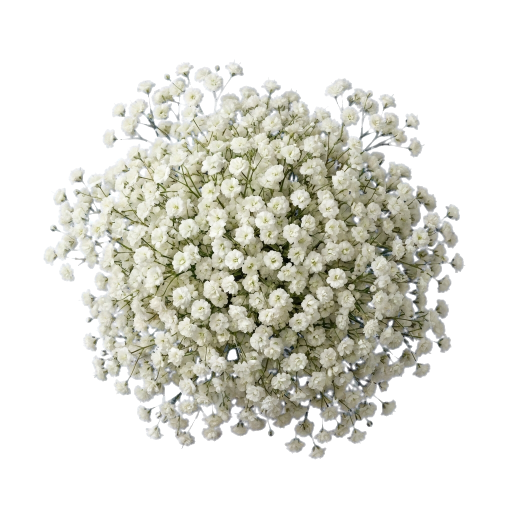
#> input picture builder/artwork/working-png/filler_babys_breath_compact.png, 1024 x 1024 px (shown at 1/2 size)
$ python -i add-v5-art.py   (imports and definitions only)
#> lines starting #> are read from the running program, lines starting #| are printed output that depends on the picture
#!/usr/bin/env python3
"""Prepare the seven September 7 source photographs; existing v4 Classic assets stay untouched."""
from pathlib import Path
from PIL import Image, ImageDraw, ImageOps
import numpy as np, cv2, json, shutil, hashlib
# [1 line not run here, left out]
r=Path(__file__).resolve().parents[1]
src=r.parent/'new-art'
mapping={'8_59PM':'classic_ranunculus_cream','9_00PM':'classic_hydrangea_white','9_01PM':'head_hydrangea_white','9_02PM':'filler_babys_breath_compact','9_03PM':'filler_babys_breath_medium','9_04PM':'wrap_dome_black_top','9_06PM':'wrap_heart_black_top'}
# [1 line that did not run here, left out]
def bounds(im):return im.getchannel('A').point(lambda v:255 if v>24 else 0).getbbox()
def trim(im,pad=8):
 b=bounds(im);a=im.crop(b);out=Image.new('RGBA',(a.width+pad*2,a.height+pad*2));out.paste(a,(pad,pad));return out

def matte(im):
 a=np.array(im.convert('RGB')).astype(np.float32);ex=a[:,:,2]-np.maximum(a[:,:,0],a[:,:,1]);alpha=np.clip(1-(ex-7)/205,0,1)
 alpha[(ex>140)&(a[:,:,0]<95)&(a[:,:,1]<120)]=0
 n,lab,stats,_=cv2.connectedComponentsWithStats((alpha>.32).astype('uint8'),8)
 good=[i for i in range(1,n) if stats[i,4]>=7]
 keep=cv2.dilate(np.isin(lab,good).astype('uint8'),np.ones((3,3),'uint8'));alpha*=keep
 solid=(alpha>.98)&(ex<6)
 if solid.any():
  _,near=cv2.distanceTransformWithLabels((~solid).astype('uint8'),cv2.DIST_L2,5,labelType=cv2.DIST_LABEL_PIXEL)
  pal=a[solid];edge=(alpha>0)&((alpha<.98)|(ex>6));a[edge]=pal[np.clip(near[edge]-1,0,len(pal)-1)]
 a[:,:,2]=np.minimum(a[:,:,2],np.maximum(a[:,:,0],a[:,:,1])+3)
 a[alpha==0]=0
 return Image.fromarray(np.dstack((np.uint8(np.clip(a,0,255)),np.uint8(alpha*255))))
def save(im,rel):
 p=r/rel;p.parent.mkdir(parents=True,exist_ok=True)
 if p.suffix=='.webp':im.save(p,'WEBP',lossless=True,method=3)
 else:im.save(p)
# [20 lines not run here, left out]
# [1 line that did not run here, left out]
# [9 lines not run here, left out]
can=Image.new('RGB',(1400,1000),'#dedbd3');draw=ImageDraw.Draw(can)
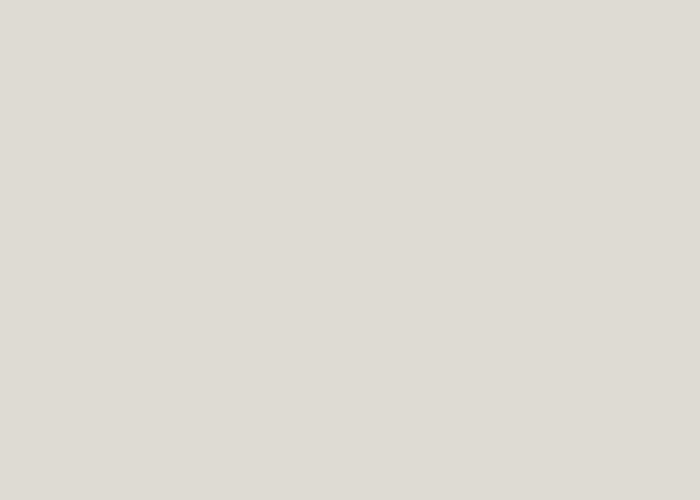
#> can: PIL image 1400x1000 RGB (shown at 1/2 size); mean R, G, B 222, 219, 211
# [5 lines not run here, left out]

>>> from PIL import Image
>>> picture = Image.open('../../../../builder/artwork/working-png/filler_babys_breath_compact.png')
#> picture is the input picture: PIL image 1024x1024 RGBA; mean R, G, B, A 70.8, 70.7, 63, 100.8
>>> result = matte(picture)
#> in matte, `a = np.array(im.convert('RGB')).astype(np.float32)`:
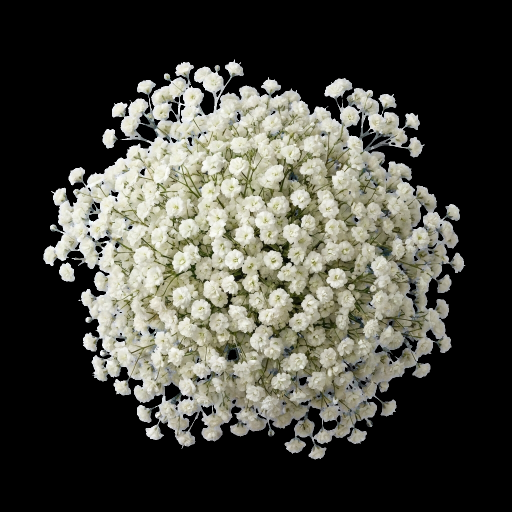
#> a: shape (1024, 1024, 3) float32 (shown at 1/2 size); mean R, G, B 70.8, 70.7, 63
#> in matte, `ex = a[:, :, 2] - np.maximum(a[:, :, 0], a[:, :, 1])`:
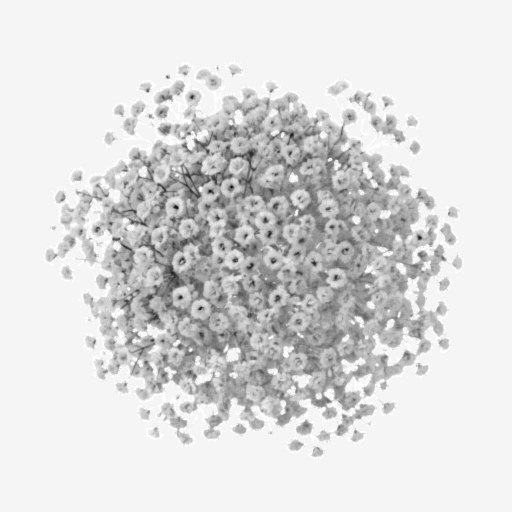
#> ex: shape (1024, 1024) float32 (shown at 1/2 size); min -80, max 3, mean -8.27; drawn with min black and max white
#> in matte, `alpha = np.clip(1 - (ex - 7) / 205, 0, 1)`: alpha: shape (1024, 1024) float32; every value is 1
#> in matte, `n,lab,stats,_=cv2.connectedComponentsWithStats((alpha>.32).astype('uin..`: lab: shape (1024, 1024) int32; every value is 1
#> in matte, `n,lab,stats,_=cv2.connectedComponentsWithStats((alpha>.32).astype('uin..`: n = 2; stats = [[-1, 2147483647, 0, 0, 0], [0, 0, 1024, 1024, 1048576]]
#> in matte, `good=[i for i in range(1,n) if stats[i,4]>=7]`: good = [1]
#> in matte, `keep = cv2.dilate(np.isin(lab, good).astype('uint8'), np.ones((3, 3), `: keep: shape (1024, 1024); every value is 1
#> in matte, `_,near=cv2.distanceTransformWithLabels((~solid).astype('uint8'),cv2.DI..`:
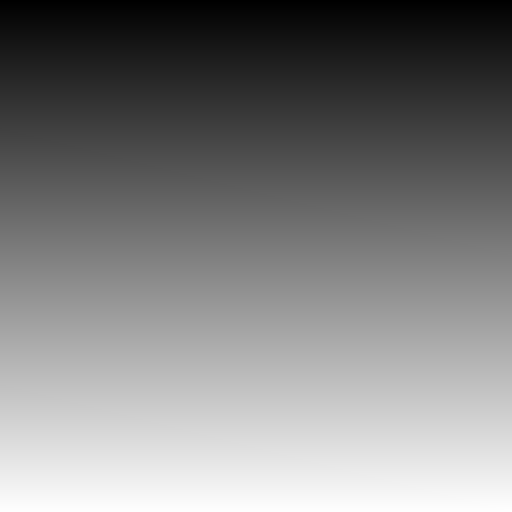
#> near: shape (1024, 1024) int32 (shown at 1/2 size); min 1, max 1048576, mean 524288.5; drawn with min black and max white
#> in matte, `edge = (alpha > 0) & ((alpha < 0.98) | (ex > 6))`: edge: shape (1024, 1024) bool; every value is 0
